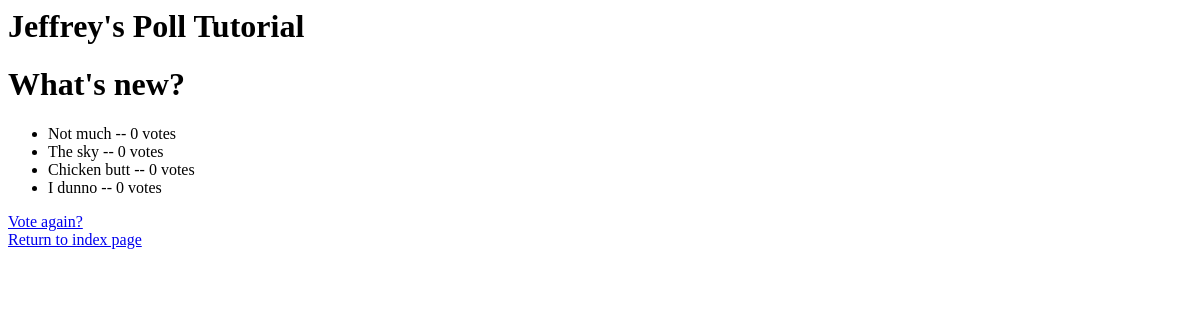
/1/results/, run on an earlier commit of the app's database.
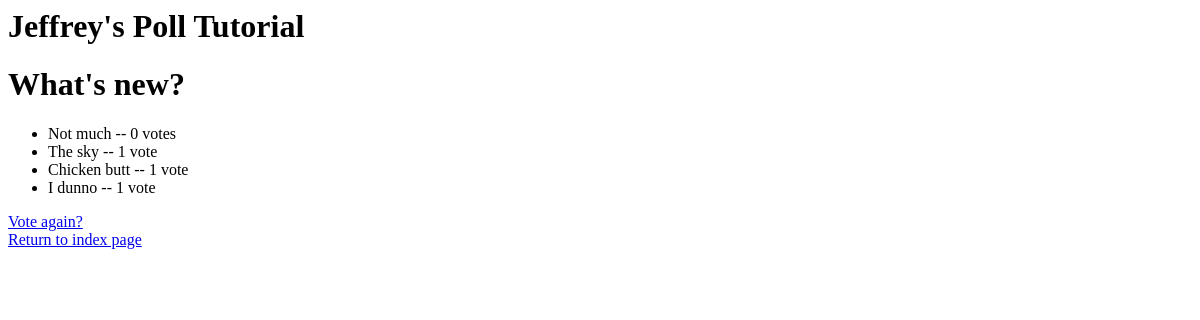
And on a later commit of the database.
### polls/models.py (models this page shows, shortened)
class Choice(models.Model):
    question = models.ForeignKey(Question)
    choice_text = models.CharField(max_length=200)
    votes = models.IntegerField(default=0)

### polls/views.py (the view)
# urls.py: url(r'^(?P<pk>[0-9]+)/results/$', views.ResultsView.as_view(), name='results'),
class ResultsView(generic.DetailView):
    model = Question
    template_name = 'polls/results.html'

### polls/templates/polls/results.html
{% extends 'base.html' %}
{% block content %}
<h1>{{ question.question_text }}</h1>
<ul>
{% for choice in question.choice_set.all %}
    <li>{{ choice.choice_text }} -- {{ choice.votes }} vote{{ choice.votes|pluralize }}</li>
{% endfor %}
</ul>
<a href="{% url 'polls:detail' question.id %}"> Vote again?</a>
{% endblock %}

What changed in the data, as far as the page shows it:
changed Choice "The sky": votes "0" → "1"
changed Choice "Chicken butt": votes "0" → "1"
changed Choice "I dunno": votes "0" → "1"
